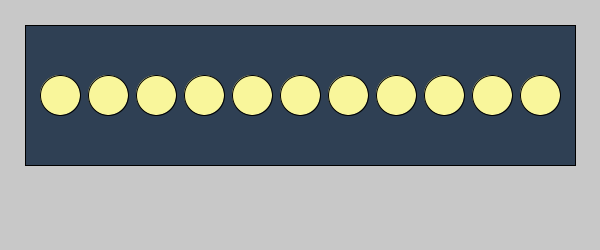
Frame 1 (no input)
Frame 60 (the mouse pressed at the canvas centre just before this capture): identical to frame 1, image omitted
Frame 120 (the mouse held since frame 60 and released just before this capture): identical to frame 1, image omitted

The Processing sketch that drew this single still picture (run headless with seeded random() and noise(); from frame 60 on, the mouse is pressed at the canvas centre):

// Processing sketch: row4
// ── row4.pde
void setup() {
   size(600, 250);
}

void draw() {
   background(200);
   fill(47, 64, 84);
   rect(25, 25, 550, 140);
   
   fill(249, 246, 155);
   for (int eCount = 0; eCount<11; eCount++) {
      int xValue = 60 + (eCount * 48);
      ellipse(xValue, 95, 40, 40);
   }
}
